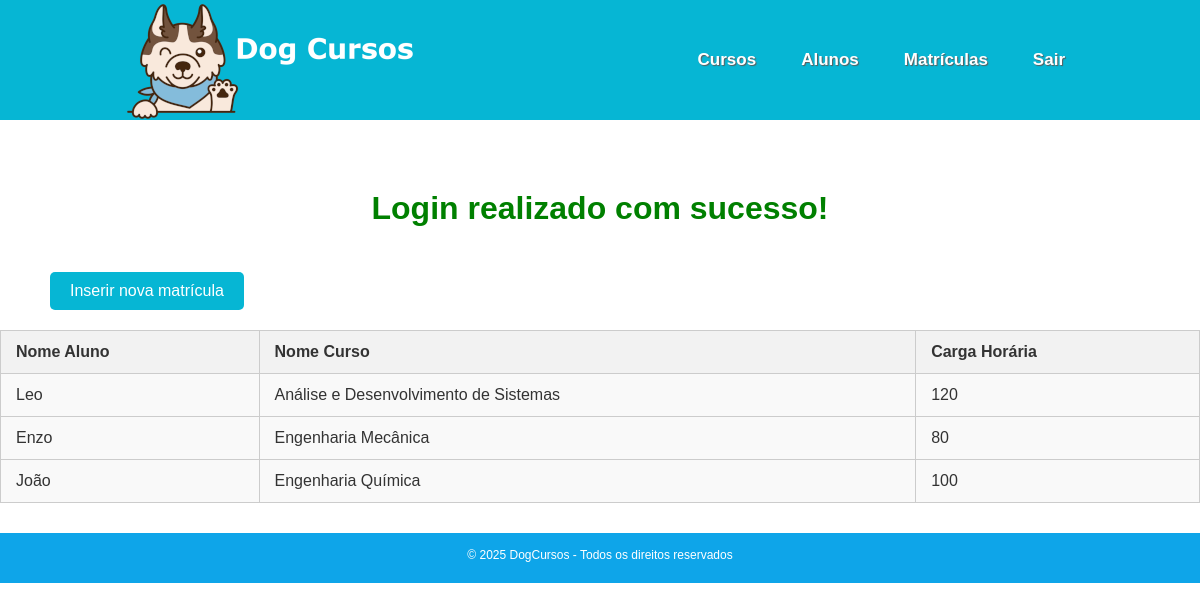
The page /matriculas (signed in) on the database its author committed.
### tables this page shows
CREATE TABLE `matriculas` (
  `id` int(11) NOT NULL,
  `aluno_id` int(11) NOT NULL,
  `curso_id` int(11) NOT NULL
);

CREATE TABLE `alunos` (
  `id` int(11) NOT NULL,
  `nome_aluno` varchar(100) NOT NULL,
  `data_nascimento` date NOT NULL
);

CREATE TABLE `cursos` (
  `id` int(11) NOT NULL,
  `nome_curso` varchar(100) NOT NULL,
  `carga_horaria` int(11) NOT NULL
);

### src/controllers/matriculas.controller.php (called while the page is built, shortened)
<?php
    if($acao == 'listar'){
        try{
            $matriculas = MatriculaDAO::listarTodos();
        }catch(Exception $e){
            setcookie('mensagem_erro', 'Erro ao listar matriculas. Erro:'. $e->getMessage(), time() + 2, '/');
            $matriculas = [];
        }
    }else if(str_contains($acao, 'deletar') && $_SESSION['role'] == 'admin'){
        if($_SERVER['REQUEST_METHOD'] === 'GET'){
            try{
                $matricula = MatriculaDAO::buscarPorId($_GET['id']);
                MatriculaDAO::excluir($matricula->__get('id'));
                setcookie('mensagem', 'Matrícula deletada com Sucesso!', time() + 2, '/');
            }catch(Exception $e){
                setcookie('mensagem_erro', 'Erro ao deletar matrícula. Erro:'. $e->getMessage(), time() + 2, '/');
                header('Location: /matriculas');
            }
        }
        header('Location: /matriculas');
    }else if($acao == 'modificar' && $_SESSION['role'] == 'admin'){
        if($_SERVER['REQUEST_METHOD'] === 'POST'){
            try{
                $matricula = MatriculaDAO::buscarPorId($_POST['id']);
                $matricula->__set('aluno_id', $_POST['id_aluno']);
                $matricula->__set('curso_id', $_POST['id_curso']);
                MatriculaDAO::atualizar($matricula);
                setcookie('mensagem', 'Matrícula modificada com Sucesso!', time() + 2, '/');
            }catch(Exception $e){
                setcookie('mensagem_erro', 'Erro ao modificar matrícula. Erro:'. $e->getMessage(), time() + 2, '/');
            }
        }
        header('Location: /matriculas');
    }else if(str_contains($acao, 'editar') && $_SESSION['role'] == 'admin'){
        if($_SERVER['REQUEST_METHOD'] === 'GET'){
            $acao = 'editar_matricula';
            try{
                $Matricula = MatriculaDAO::buscarPorId($_GET['id']);
                $alunos = AlunoDAO::listarTodos();
                $cursos = CursoDAO::listAll();
            }catch(Exception $e){
                setcookie('mensagem_erro', 'Erro ao buscar matrícula. Erro:'. $e->getMessage(), time() + 2, '/');
                header('Location: /matriculas');
            }
        }
    }else{
        $acao = '404';
    }
    require_once("views.php");

### src/models/dao/MatriculaDAO.php (called while the page is built, shortened)
<?php
class MatriculaDAO {
    public static function listarTodos() {
        $pdo = Connection::conectar();
        $stmt = $pdo->query("SELECT id,
                            aluno_id,
                            curso_id
                            FROM matriculas ORDER BY id ASC");
        $result = $stmt->fetchAll(PDO::FETCH_ASSOC);
        $matriculas = [];
        foreach($result as $row) {
            $matricula = new Matricula();
            $matricula->__set('id', $row['id']);
            $matricula->__set('aluno_id', $row['aluno_id']);
            $matricula->__set('curso_id', $row['curso_id']);
            $matriculas[] = $matricula;
        }
        return $matriculas;
    }
}

### src/models/dao/AlunoDAO.php (called while the page is built, shortened)
<?php
class AlunoDAO {
    public static function buscarNomeAlunoById(int $id){
            $pdo = Connection::conectar();
            $stmt = $pdo->prepare("SELECT nome_aluno FROM alunos WHERE id = ?");
            $stmt->execute([$id]);
            $row = $stmt->fetch(\PDO::FETCH_ASSOC);
            if($row){
                return $row['nome_aluno'];
            }
            return '';
        }
}

### src/models/Matricula.php (called while the page is built, shortened)
<?php
    Class Matricula{
        private $aluno_id;
        private $curso_id;
        public function __construct() {
            $this->aluno_id = 0;
            $this->curso_id = 0;
        }
        public function buscarNomeAluno(){
            return AlunoDAO::buscarNomeAlunoById($this->aluno_id);
        }
        public function buscarCursoNome(){
            return CursoDAO::buscarNomeCursoById($this->curso_id);
        }
        public function buscarCargaHoraria(){
            return CursoDAO::buscarCargaHorariaById($this->curso_id);
        }
    }

### src/models/dao/CursoDAO.php (called while the page is built, shortened)
<?php
class CursoDAO {
        public static function buscarNomeCursoById(int $id){
            $pdo = Connection::conectar();
            $stmt = $pdo->prepare("SELECT nome_curso FROM cursos WHERE id = ?");
            $stmt->execute([$id]);
            $row = $stmt->fetch(\PDO::FETCH_ASSOC);
            if($row){
                return $row['nome_curso'];
            }
            return '';
        }
        public static function buscarCargaHorariaById(int $id){
            $pdo = Connection::conectar();
            $stmt = $pdo->prepare("SELECT carga_horaria FROM cursos WHERE id = ?");
            $stmt->execute([$id]);
            $row = $stmt->fetch(\PDO::FETCH_ASSOC);
            if($row){
                return $row['carga_horaria'];
            }
            return '';
        }
    }

### src/views/matriculas.view.php (the view, shortened to what this page needs)
<?php
    if(isset($_COOKIE['mensagem'])){
        echo '<p class="sucess_login">' . htmlspecialchars($_COOKIE['mensagem']) . '</p>';
    }
?>
<div class="button_curso">
    <a href="/matriculas/cadastrar">
        <button>Inserir nova matrícula</button>
    </a>
</div>
<table style="border: 1px solid #ccc; width: 100%">
    <tr>
        <th>Nome Aluno</th>
        <th>Nome Curso</th>
        <th>Carga Horária</th>
    </tr>
    <?php
    if($matriculas != []){
            foreach($matriculas as $matricula){
                echo '<tr><td>'.$matricula->buscarNomeAluno().'</td>';
                echo '<td>'.$matricula->buscarCursoNome().'</td>';
                echo '<td>'. $matricula->buscarCargaHoraria(). '</td>';
                echo '<tr>';
            }
        }else{
            echo '<tr><td>Ainda não foi cadastrado nenhuma matrícula</td></tr>';
    }
    ?>
</table>

### css/style.css (style rules this page uses)
* { margin: 0; padding: 0; box-sizing: border-box; }
html { -webkit-text-size-adjust: 100%; text-size-adjust: 100%; height: 100%; }
.button_aluno, .button_curso { margin-top: 15px; margin-left: 50px; }
.button_aluno button, .button_curso button { background-color: #06B6D4; color: white; border: none; padding: 10px 20px; border-radius: 5px; cursor: pointer; font-size: 16px; margin-bottom: 20px; }
table { width: 100%; border-collapse: collapse; font-family: Arial, sans-serif; margin-bottom: 30px; }
th, td { padding: 12px 15px; border: 1px solid #ccc; text-align: left; }
th { background-color: #f2f2f2; color: #333; font-weight: bold; }
tr:nth-child(even) { background-color: #f9f9f9; }
td:first-child { font-weight: 500; }
.sucess_login { color: green; font-size: xx-large; font-weight: bold; text-align: center; margin-bottom: 30px; margin-top: 70px; }

### rows shown on the page
matriculas: aluno.nome_aluno "Leo", curso.nome_curso "Análise e Desenvolvimento de Sistemas", curso.carga_horaria "120"
matriculas: aluno.nome_aluno "Enzo", curso.nome_curso "Engenharia Mecânica", curso.carga_horaria "80"
matriculas: aluno.nome_aluno "João", curso.nome_curso "Engenharia Química", curso.carga_horaria "100"

### other values the page prints
$_COOKIE['mensagem'] "Login realizado com sucesso!"
